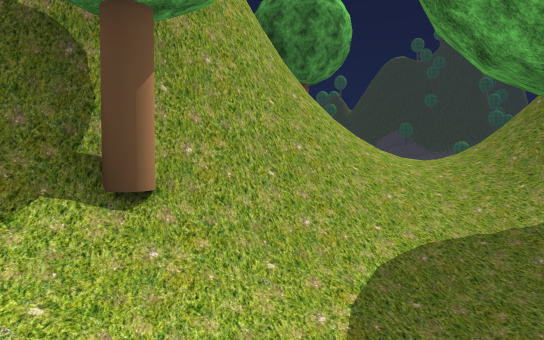
View 1 (above)

24 first-person views from a walk through a scene from a Unity 3-D project. The camera is 1.5 m above the floor, tilts 2° down and sees 70° across. The floor is counted in squares, 2 m on a side. Each view is taken from the middle of a square. On the plan, view 1 faces up. The plan holds only what a view shows up to about 12 squares ahead; the rest is blank. The place goes on beyond the plan. Some trees and plants on the terrain are drawn as simple stand-ins. The player character is not drawn.

View 2
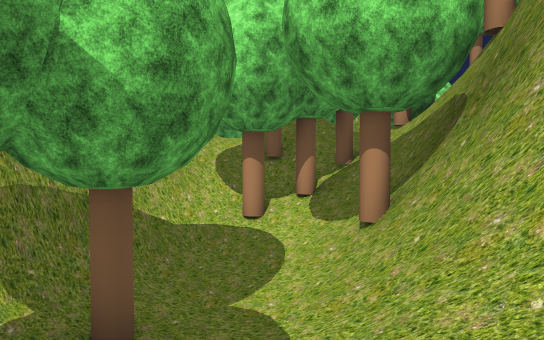

View 3
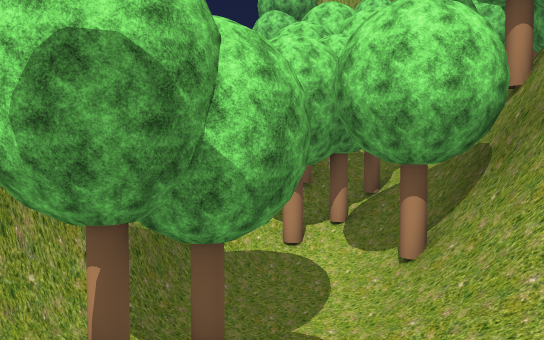

View 4
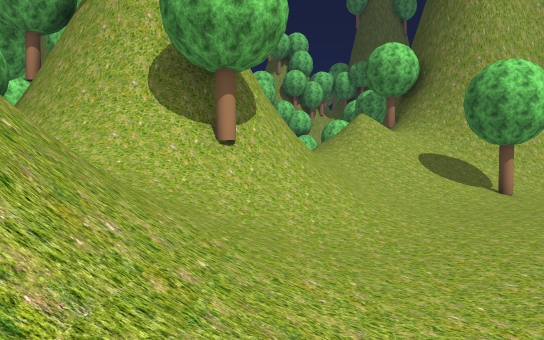

View 5
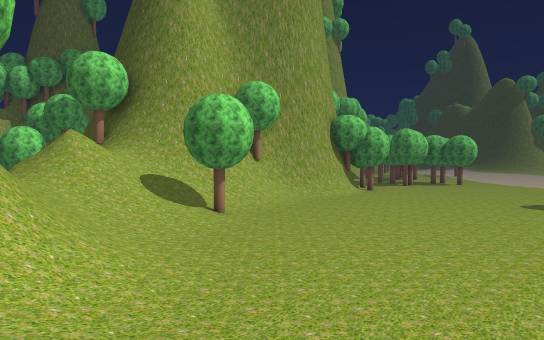

View 6
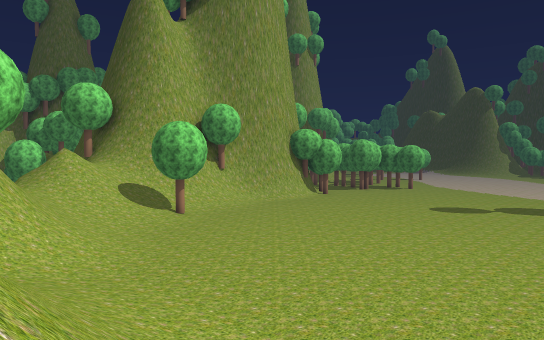

View 7
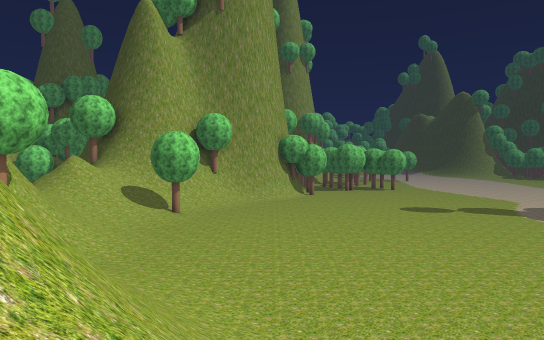

View 8
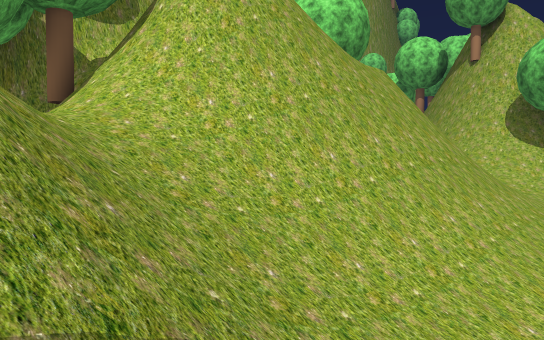

View 9
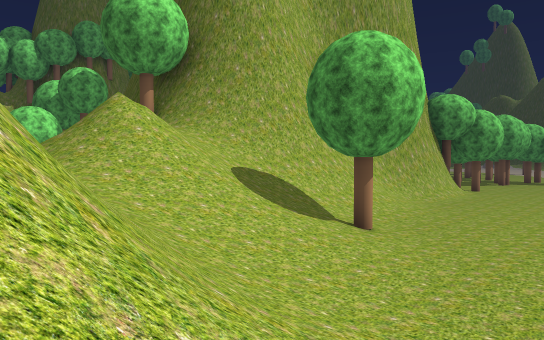

View 10
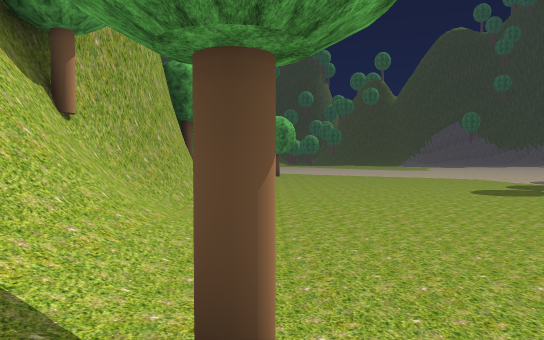

View 11
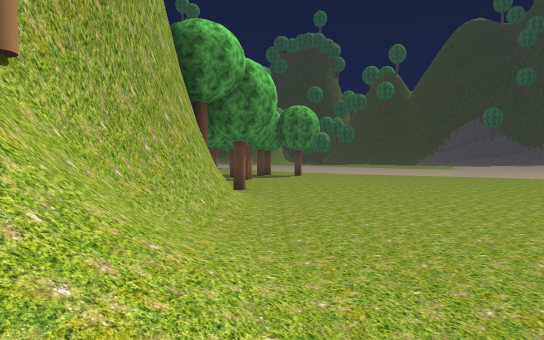

View 12
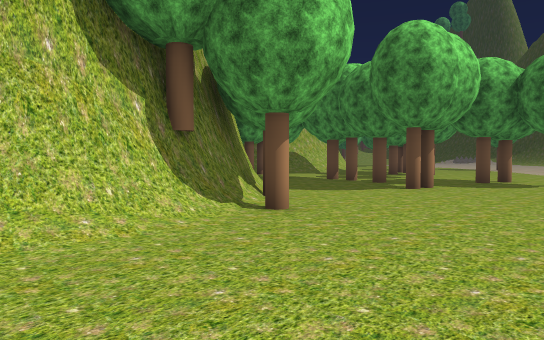

View 13
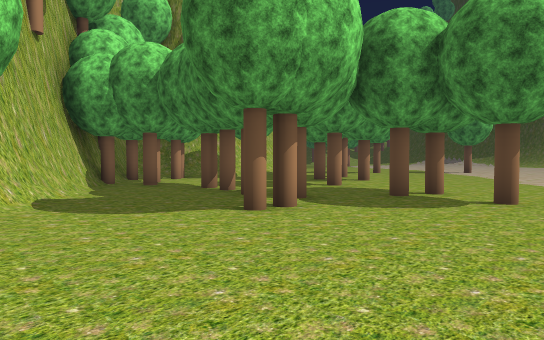

View 14
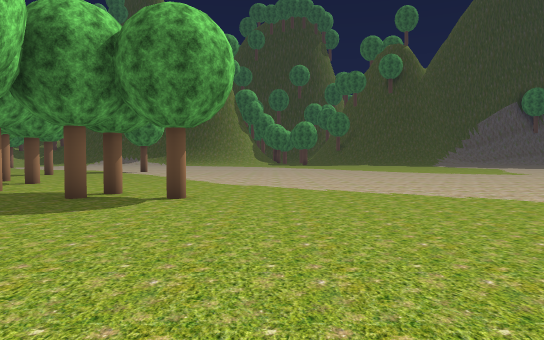

View 15
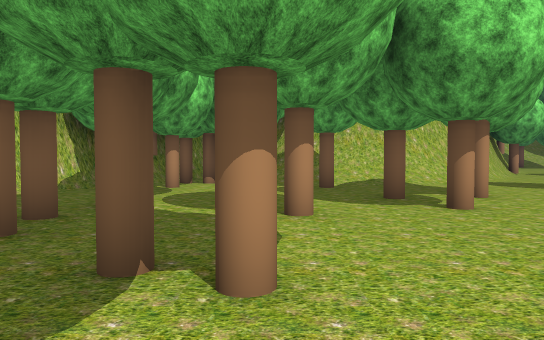

View 16
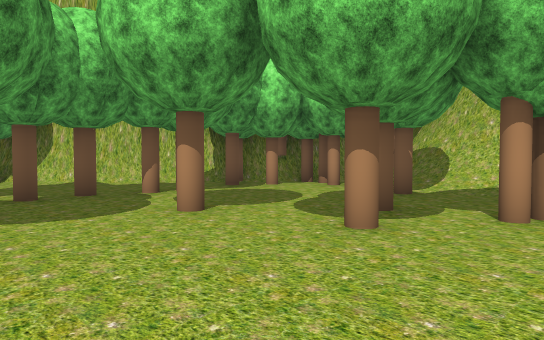

View 17
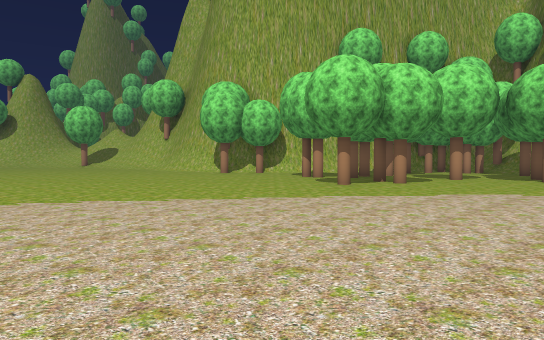

View 18
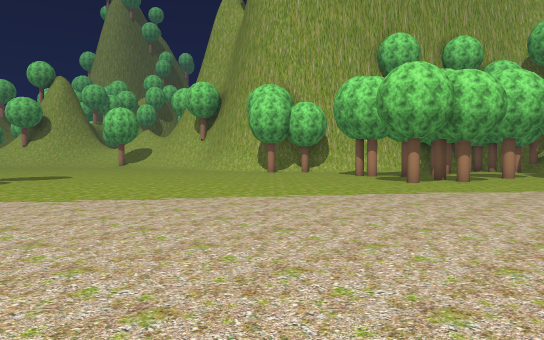

View 19
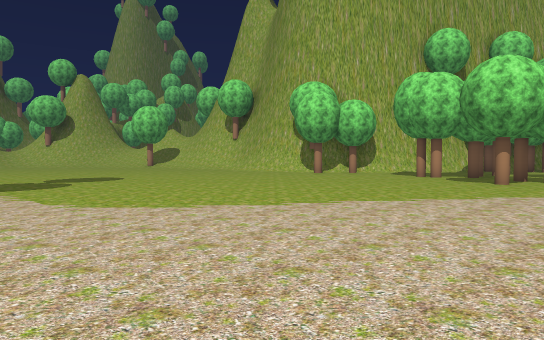

View 20
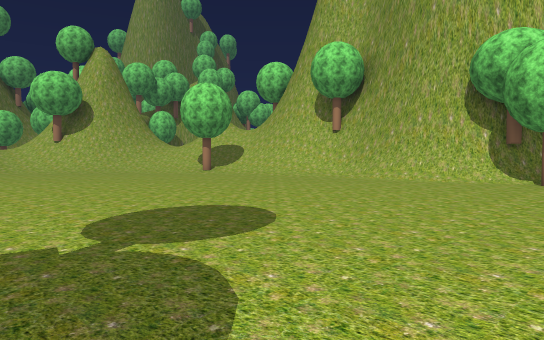

View 21
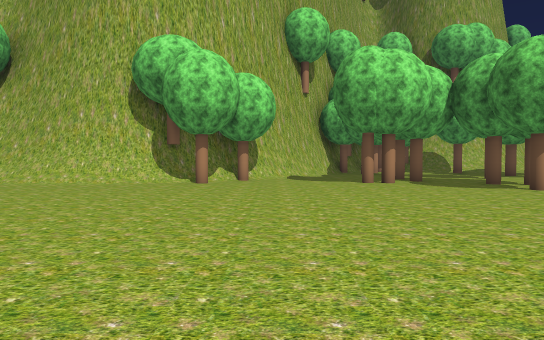

View 22
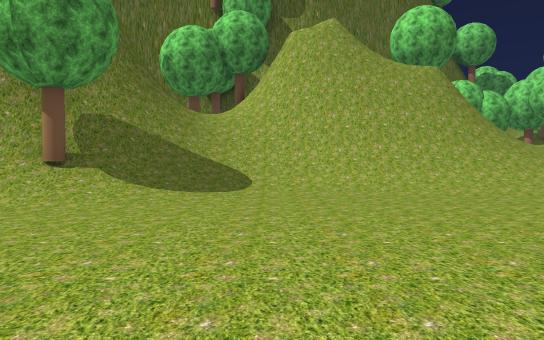

View 23
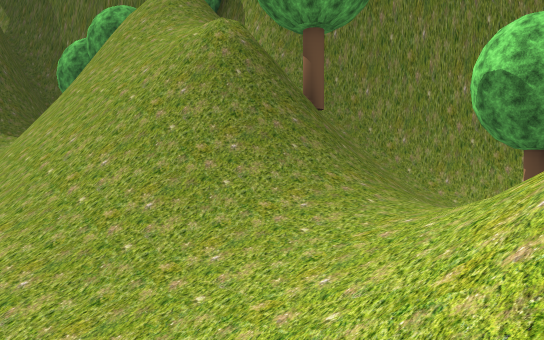

View 24
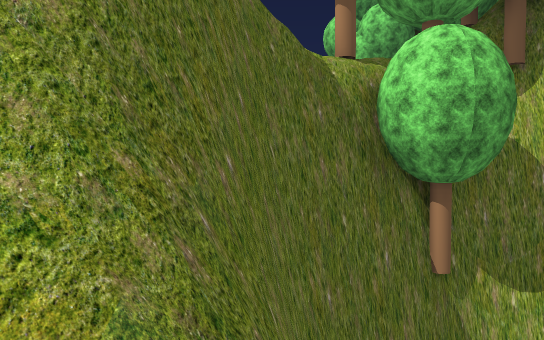

### Floor plan
Key: @ floor where view 1 was taken; # wall or solid block; . main floor; : floor 2.25 m higher than the main floor; + floor 3.25 m higher than the main floor; * floor 4 m higher than the main floor; % floor 4.75 m higher than the main floor; / step, stairs or slope; = window, fence, low wall or low ledge; v drop or lower ground; T tree; O other object.
Columns run from 13 left of view 1 to 14 right of it. Each row starts with its distance up from view 1.
 43 /.... .....     .. .
 42 #..TT.................
 41 #/...T...............
 40 #/..T..................
 39 /.T...................
 38 /.....T..T.............
 37 O.......T.T............
 36 T.T.T.................
 35 T.T..TTT..............
 34 ##T.....T.............
 33  ###..................
 32    ##.................
 31     ##...............
 30      ##T.............
 29       ##T............
 28        #.............
 27        ##............
 26         #...........
 25         #...........
 24        ##...........
 23        #/...........
 22        #//.........  ..
 21        #//......... .....
 20        #//...............
 19        #//...............
 18       ##//...............
 17      ###//T................
 16    ###//////...............
 15     T///////................
 14        //////...............
 13       /////////............/
 12       //////////.........///
 11         /  /////////////////
 10         v#####/////////////#
  9         ##   #T////////////#
  8         ##   ##///==####///#
  7        vv    ##///###  ##///
  6      TTvv    #=///## vvv#=/
  5     vTTvv   ##////## v  ##
  4     T  T  ####///       ###
  3    TTTT   ##T///       /##
  2    TT    T==///TT//######
  1   TT     TTT////#####
  0      #  **+T/@####
 -1      T  T%T:###
 -2         T **

Positions as (right, up) in squares from view 1, and headings:
1: (0, 0), facing up
2: (3, 5), facing down-left
3: (4, 5), facing down-left
4: (8, 10), facing left
5: (7, 9), facing up-left
6: (11, 8), facing up-left
7: (13, 7), facing up-left
8: (14, 11), facing down-left
9: (1, 10), facing up-left
10: (-3, 15), facing up
11: (-4, 18), facing up
12: (-1, 25), facing up-left
13: (-1, 30), facing up-left
14: (-1, 30), facing up
15: (-2, 38), facing left
16: (-4, 43), facing down-left
17: (6, 43), facing down-left
18: (8, 42), facing down-left
19: (9, 40), facing down-left
20: (7, 31), facing down-left
21: (6, 31), facing left
22: (11, 19), facing down
23: (1, 10), facing down-right
24: (-5, 11), facing down
